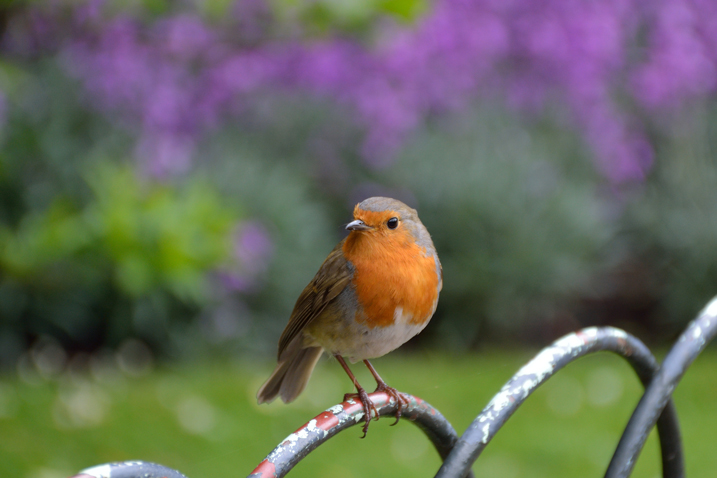
#> input picture 2/2-2/sample.jpg, 717 x 478 px
$ python sample.py ../../../2/2-2/sample.jpg
#> lines starting #> are read from the running program, lines starting #| are printed output that depends on the picture; after the words box and inside, x2 and y2 are one past the last pixel; in counts of white or black regions, pixels touching at a corner belong together
# -*- coding: utf-8 -*-

import sys
import numpy as np
import cv2

img = None
gray = None

def onTrackbarSlide(pos):
    global img
    gray = cv2.cvtColor(np.array(img), cv2.COLOR_RGB2GRAY)
    ret, dst = cv2.threshold(gray, int(pos), 255, cv2.THRESH_BINARY)
    contours, hierarchy = cv2.findContours(dst, cv2.RETR_TREE, cv2.CHAIN_APPROX_NONE)
    if contours:
        draw_curves = []
        for contour in contours:
            if cv2.isContourConvex(contour):
                draw_curves.append(contour)
        cv2.drawContours(gray, draw_curves, -1, (0, 0, 255))
        cv2.imshow('Contours', gray)

def main(args):
    global img
    if len(args) != 2:
        return -1
    img = cv2.imread(args[1])
#> img is the input picture: shape (478, 717, 3); mean B, G, R 90.5, 104.6, 102.5
    cv2.namedWindow('Contours')
    cv2.createTrackbar('Threshold', 'Contours', 100, 255, onTrackbarSlide)
    cv2.imshow('Contours', img)

    onTrackbarSlide(0)
#> in onTrackbarSlide, `gray = cv2.cvtColor(np.array(img), cv2.COLOR_RGB2GRAY)`:
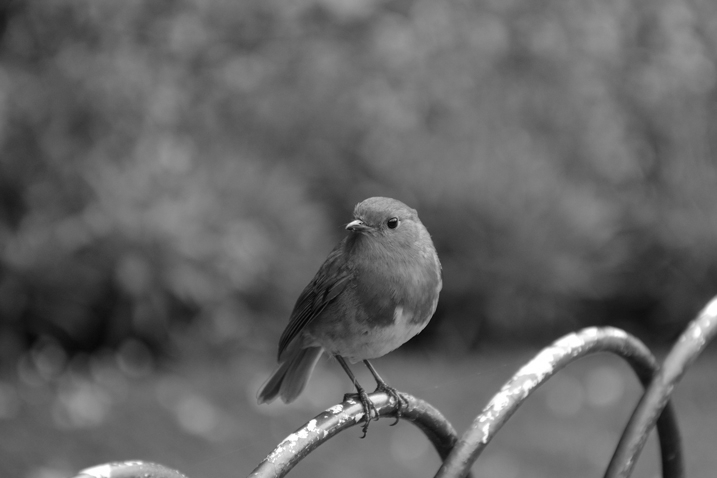
#> gray: shape (478, 717); min 2, max 255, mean 100.1
#> in onTrackbarSlide, `ret, dst = cv2.threshold(gray, int(pos), 255, cv2.THRESH_BINARY)`: dst: shape (478, 717); every value is 255
#> in onTrackbarSlide, `ret, dst = cv2.threshold(gray, int(pos), 255, cv2.THRESH_BINARY)`: ret = 0
#> in onTrackbarSlide, `contours, hierarchy = cv2.findContours(dst, cv2.RETR_TREE, cv2.CHAIN_A..`: contours = 1 contour; box (x1, y1, x2, y2) and area: (0, 0, 717, 478) 341532
#> the loop in onTrackbarSlide, `for contour in contours:` made 1 pass
#> after the loop in onTrackbarSlide, `for contour in contours:`: draw_curves = []
    cv2.waitKey(0)
#> call 2 of onTrackbarSlide, with pos = 100
#> in onTrackbarSlide (call 2), `ret, dst = cv2.threshold(gray, int(pos), 255, cv2.THRESH_BINARY)`:
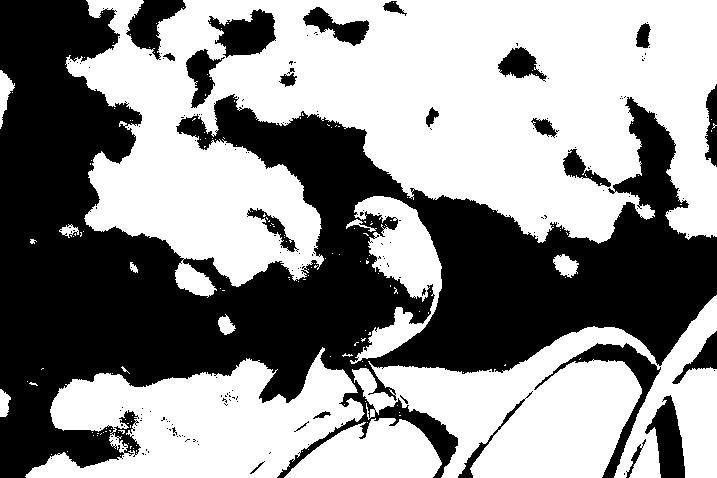
#> dst: shape (478, 717); 55.9% white; 184 black regions (159 under 20 px)
#> in onTrackbarSlide (call 2), `ret, dst = cv2.threshold(gray, int(pos), 255, cv2.THRESH_BINARY)`: ret = 100
#> in onTrackbarSlide (call 2), `contours, hierarchy = cv2.findContours(dst, cv2.RETR_TREE, cv2.CHAIN_A..`: contours = 498 contours, 466 with area under 20; largest, box (x1, y1, x2, y2) and area: (65, 0, 717, 298) 123545, (352, 295, 717, 478) 32528, (25, 347, 365, 478) 25422, (284, 418, 442, 478) 6228, (350, 196, 442, 364) 6224
#> the loop in onTrackbarSlide (call 2), `for contour in contours:` made 498 passes
#> contour on passes 1 to 3: [[120, 455]], [[51, 454]], [[302, 451]]
#> after the loop in onTrackbarSlide (call 2), `for contour in contours:`: draw_curves = 288 contours, all with area under 20
#> in onTrackbarSlide (call 2), `cv2.drawContours(gray, draw_curves, -1, (0, 0, 255))`:
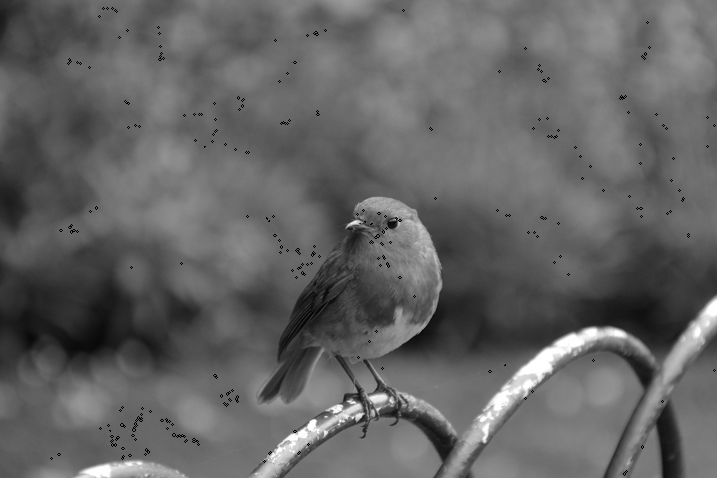
#> gray: shape (478, 717); 0.35% of pixels changed, all inside (x1, y1, x2, y2) = (50, 7, 716, 476)
    cv2.destroyAllWindows()
    return 0

if __name__ == '__main__':
    args = sys.argv
    main(args)
